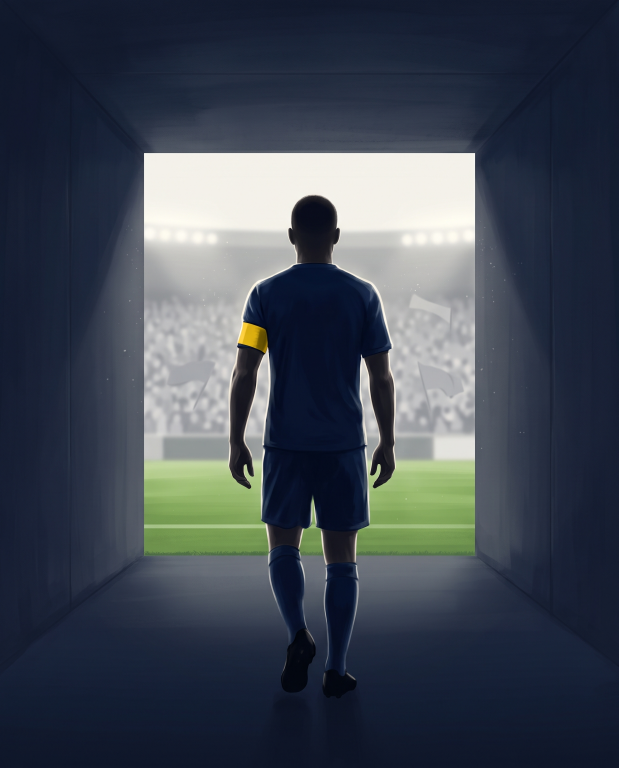
#> input picture docs/arte/abertura/imagem.jpeg, 1856 x 2304 px (shown at 1/3 size)
$ python -i piloto.py   (imports and definitions only)
#> lines starting #> are read from the running program, lines starting #| are printed output that depends on the picture
#!/usr/bin/env python3
"""Piloto de cenas pela API (SPEC v3.00): a cena sai pintada inteira, com o visual do jogador e o uniforme do clube.

Entrada:  docs/arte/cenas/<cena>/curto/prompt.md (o prompt de hoje), docs/arte/visuais/visual-NN/{prompt.md,Image.jpeg},
          docs/arte/piloto/kit-<clube>/*.jpeg e docs/arte/piloto/piloto.json (escopo e limite de chamadas).
Saída:    docs/arte/piloto/saida/<cena>-v<NN>.png (2:3 da API), <cena>-v<NN>.webp (4:5 para o jogo) e relatorio.json.

O prompt de hoje é reaproveitado: magenta e ciano (as cores-chave do recolor) viram "club", o plano de cores sai, e um
cabeçalho diz o que é o kit do clube e quem é o jogador. A conferência reprova sobra de magenta ou ciano e faixa de baixo
clara (os painéis do jogo ficam ali); escudo, texto e camisa fora do time ficam para a sua revisão.
Uso:       OPENAI_API_KEY=... uv run --with pillow --with numpy --with openai python docs/arte/piloto/piloto.py
           depois de revisar: ... piloto.py publicar  (copia as aprovadas para src/assets/piloto)
           v3.01: ... piloto.py generico  (todas as cenas, visual de generico.json, uniforme magenta e ciano)
Autoteste: uv run --with pillow --with numpy --with pytest python -m pytest docs/arte/piloto
"""
import base64
import json
import os
import re
import sys

import numpy as np

AQUI = os.path.dirname(os.path.abspath(__file__))
RAIZ = os.path.normpath(os.path.join(AQUI, '..', '..', '..'))

# limites da conferência (frações e níveis 0..255)
SOBRA_MAX = 0.0005          # até 0,05% dos pixels com cor-chave passa (ruído de compressão)
FAIXA_DE_BAIXO = 0.3        # os 30% de baixo recebem os painéis do jogo
FAIXA_LUZ_MAX = 70          # luminância média máxima dessa faixa


# [4 lines left out: function extrai_bloco, not called in this run]


def _primeira_frase(md, rotulo):
    m = re.search(rf'^- {rotulo}:\s*(.+)$', md, re.M)
    return m.group(1).split('. ')[0].rstrip('.') if m else ''


# [82 lines left out: functions tracos_visual, montar_prompt, conferir, _peso_cor, not called in this run]


def recolorir(img, magenta=None, ciano=None):
    """v3.04: troca magenta e ciano por cores lisas (RGB), mantendo a luz e a sombra da pintura; o resto fica igual.
    A sombra vem do brilho de cada pixel em relação ao mais claro da peça."""
    a = img.astype(float)
    out = a.copy()
    for chave, cor in (('magenta', magenta), ('ciano', ciano)):
        if cor is None:
            continue
        w = _peso_cor(a, chave)
        if not w.any():
            continue
        brilho = a.max(axis=-1)
        ref = np.percentile(brilho[w > 0.5], 95) if (w > 0.5).any() else 255
        luz = np.clip(brilho / max(ref, 1), 0, 1.15)[..., None]
        alvo = np.array(cor, float)
        # cor escura: sobe um pouco com a luz para o tecido não virar uma mancha chapada
        pintado = alvo * luz + (np.clip(luz - 0.6, 0, None) * 60 if alvo.max() < 60 else 0)
        out = out * (1 - w[..., None]) + np.clip(pintado, 0, 255) * w[..., None]
    return out.round().astype(np.uint8)


# [4 lines left out: function recorta_4x5, not called in this run]


def custo_estimado(imagens, por_imagem):
    """Custo em US$ de um lote, pelo valor por imagem entregue de piloto.json (as falhas já estão no valor)."""
    return round(imagens * por_imagem, 2)


def destino_no_jogo(cena, visual, clube):
    """Caminho em src/assets/piloto: a cena sem o número da pasta de arte, o clube e o id do visual."""
    return f"{cena.split('-', 1)[1]}/{clube}/visual-{visual:02d}.webp"


# [109 lines left out: functions publicar, _gerar, main, main_generico, not called in this run]


# [3 lines not run here, left out]

>>> import cv2
>>> picture = cv2.imread('../abertura/imagem.jpeg', cv2.IMREAD_GRAYSCALE)
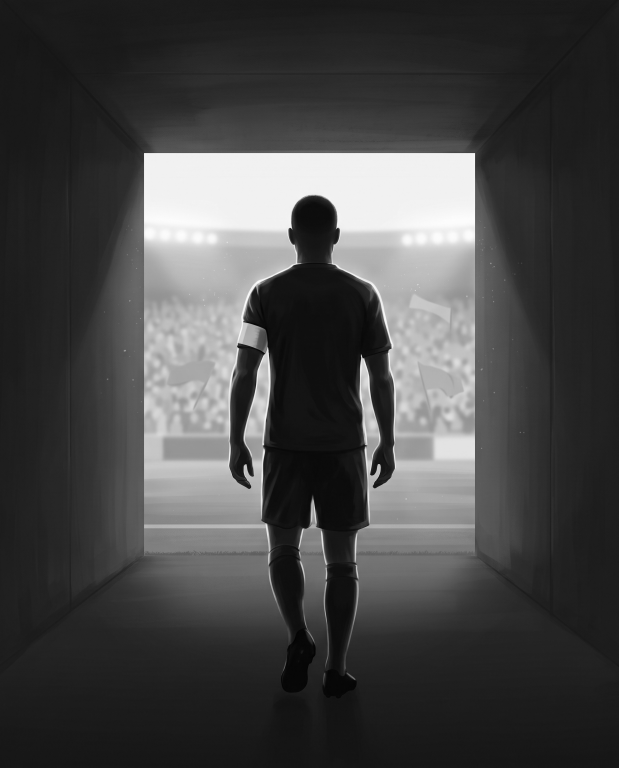
#> picture: shape (2304, 1856) (shown at 1/3 size); min 1, max 254, mean 71.1
>>> result = recolorir(picture)

$ run again, on docs/arte/cartoes-over/esmeralda.jpg
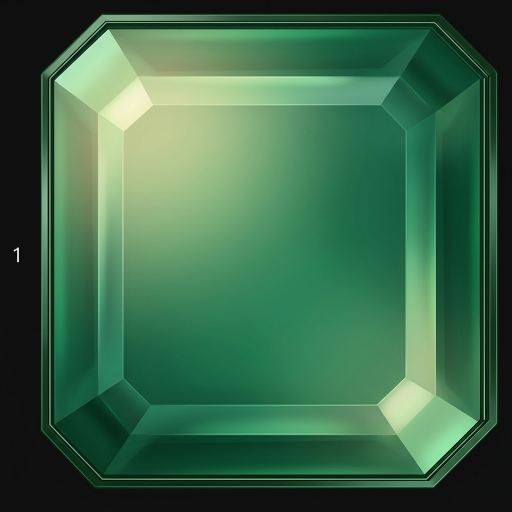
#> input picture docs/arte/cartoes-over/esmeralda.jpg, 1024 x 1024 px (shown at 1/2 size)
#> `picture = cv2.imread('../abertura/imagem.jpeg', cv2.IMREAD_GRAYSCALE)`:
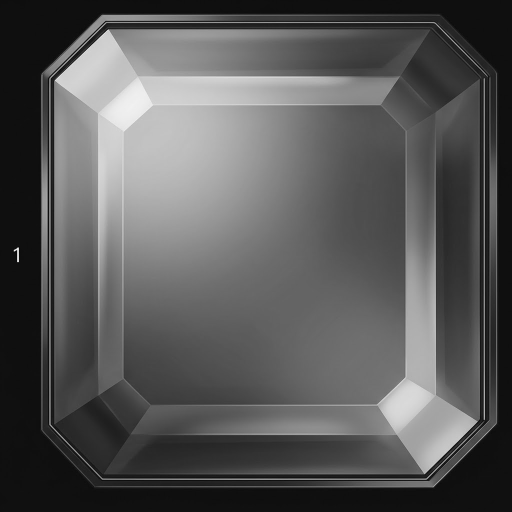
#> picture: shape (1024, 1024) (shown at 1/2 size); min 0, max 255, mean 87.8
